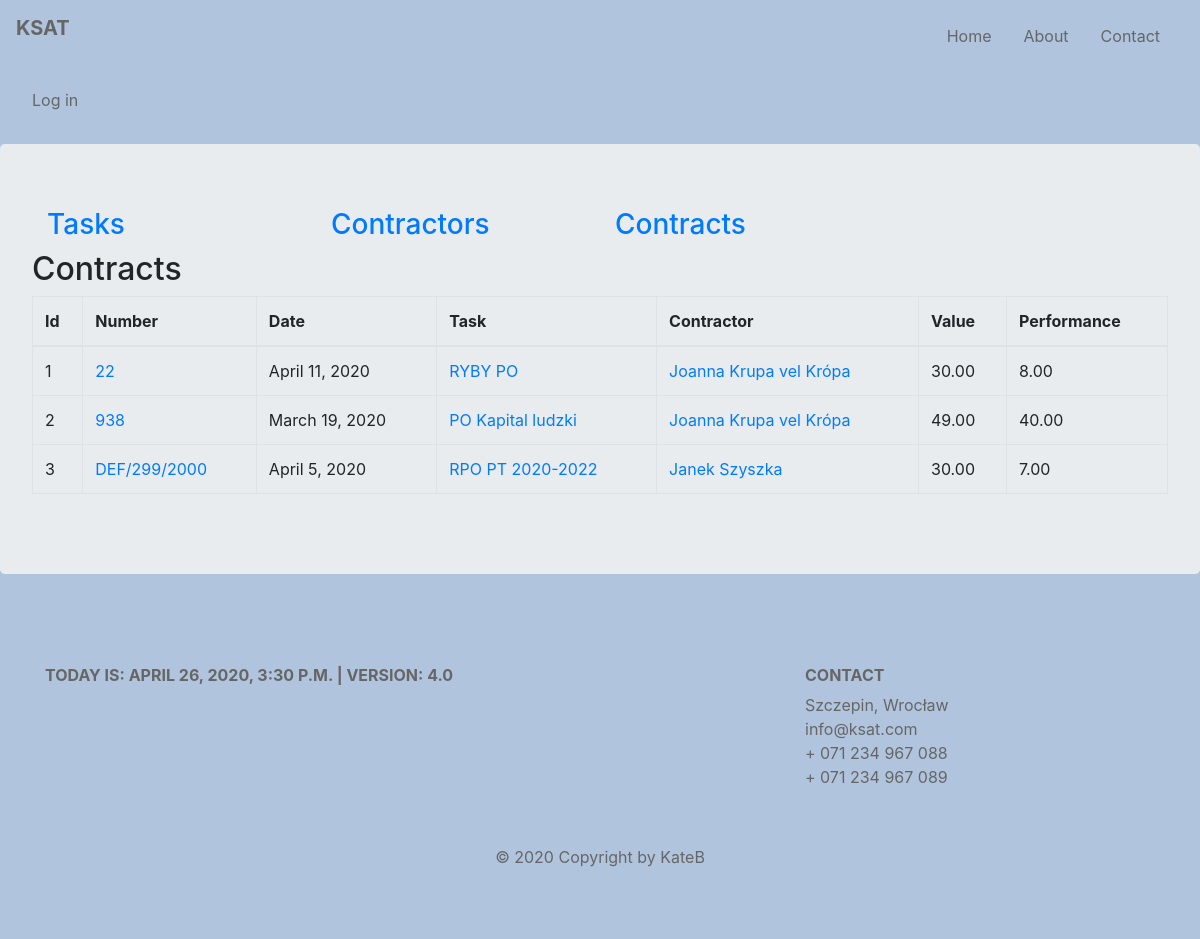
The page /ksat/contracts/ on the database its author committed.
### budget/models.py (models this page shows, shortened)
class Contract(models.Model):
    number = models.CharField(max_length=128, unique=True)
    date = models.DateField()
    task = models.ForeignKey(Task, on_delete=models.CASCADE, related_name='contracts', related_query_name='contract')
    contractor = models.ForeignKey(Contractor, default=None, on_delete=models.CASCADE, related_name='contracts',
                                   related_query_name='contract')
    article = models.ManyToManyField(Articles, through='ContractArticle')
    slug = AutoSlugField(null=True, default=None, unique=True, populate_from='number')
    def get_absolute_url(self):
        return reverse('budget:contract_details', kwargs={'contract_slug': self.slug})
    def contract_value(self):
        value = ContractArticle.objects.filter(contract=self).aggregate(total=Sum('value'))['total']
        if value:
            return round(value, 2)
        return 0
    def contract_performance(self):
        fin_docs = FinancialDocument.objects.filter(contract=self)
        performance = 0
        for fin_doc in fin_docs:
            performance += fin_doc.fin_doc_value()
        return round(performance, 2)
    class Meta:
        default_related_name = 'contract'
        ordering = ('number', 'contractor')
        verbose_name = 'contract'

class Task(models.Model):
    title = models.CharField(max_length=128, unique=True)
    description = models.CharField(max_length=256)
    unit = models.SmallIntegerField()
    section = models.SmallIntegerField()
    article = models.ManyToManyField(Articles, through='TaskArticles')
    slug = AutoSlugField(null=True, default=None, unique=True, populate_from='title')

class Contractor(models.Model):
    name = models.CharField(max_length=128)
    last_name = models.CharField(max_length=128)
    num = models.SmallIntegerField(blank=True)
    slug = models.SlugField(max_length=200, unique=True, null=True, default=None)
    def __str__(self):
        return f'{self.name} {self.last_name}'
    class Meta:
        default_related_name = 'contractors'
        ordering = ('last_name',)
        verbose_name = 'contractor'

class FinancialDocument(models.Model):
    contract = models.ForeignKey(Contract, on_delete=models.CASCADE, related_name='fds', related_query_name='fd')
    contractor = models.ForeignKey(Contractor, default=None, on_delete=models.CASCADE, related_name='fds',
                                   related_query_name='fd')
    number = models.CharField(max_length=64, default=None)
    date = models.DateField()
    payment_date1 = models.DateField(blank=True, null=True)
    payment_date2 = models.DateField(blank=True, null=True)
    article = models.ManyToManyField(Articles, through='FinDocumentArticle')
    slug = models.SlugField(max_length=200, unique=True, null=True, default=None)
    def fin_doc_value(self):
        value = FinDocumentArticle.objects.filter(fin_doc=self).aggregate(total=Sum('value'))['total']
        if value:
            return round(value, 2)
        return 0
    class Meta:
        default_related_name = 'fds'
        verbose_name = 'finacial_doc'

### budget/views.py (the view)
# urls.py: path('contracts/', views.ContractsView.as_view(), name='contracts'),
class ContractsView(ListView):
    model = Contract
    template_name = 'budget/contracts.html'
    context_object_name = 'contracts'

### budget/my_context_processor.py (called while the page is built)
def cp(request):
    ctx = {
        "now": django.utils.timezone.now(),
        "version": "4.0"
    }
    return ctx

def recaptcha_site_key(request):
    return {'RECAPTCHA_SITE_KEY': settings.RECAPTCHA_SITE_KEY}

### budget/templates/budget/contracts.html (shortened to what this page needs)
{% extends 'base.html' %}
{% block content %}
    {{ block.super }}
    <h2>Contracts</h2>
        <table class="table table-bordered">
            <thead>
            <tr>
                <th scope="col">Id</th>
                <th scope="col">Number</th>
                <th scope="col">Date</th>
                <th scope="col">Task</th>
                <th scope="col">Contractor</th>
                <th scope="col">Value</th>
                <th scope="col">Performance</th>
            </tr>
            </thead>
            <tbody>
            {% for contract in contracts %}
                <tr>
                    <td>{{ forloop.counter }}</td>
                    <td><a href="{{ contract.get_absolute_url }}">{{ contract.number }}</a></td>
                    <td>{{ contract.date }}</td>
                    <td><a href="{% url 'budget:task_details' contract.task.slug%}">{{ contract.task.title }}</a></td>
                    <td><a href="{% url 'budget:contractor_details' contract.contractor.slug %}">{{ contract.contractor }}</a></td>
                    <td>{{ contract.contract_value|floatformat:2 }}</td>
                    <td>{{ contract.contract_performance }}</td>
                </tr>
            {% endfor %}
            </tbody>
        </table>
{% endblock %}

### static/css/style.css (style rules this page uses)
body { padding: 0; margin: 0; background: lightsteelblue; }

### rows shown on the page
Contract: number "22", date "April 11, 2020", task "RYBY PO", contractor "Joanna Krupa vel Krópa", contract_value "30.00", contract_performance "8.00"
Contract: number "938", date "March 19, 2020", task "PO Kapital ludzki", contractor "Joanna Krupa vel Krópa", contract_value "49.00", contract_performance "40.00"
Contract: number "DEF/299/2000", date "April 5, 2020", task "RPO PT 2020-2022", contractor "Janek Szyszka", contract_value "30.00", contract_performance "7.00"

### other values the page prints
{{ version }} "4.0"
